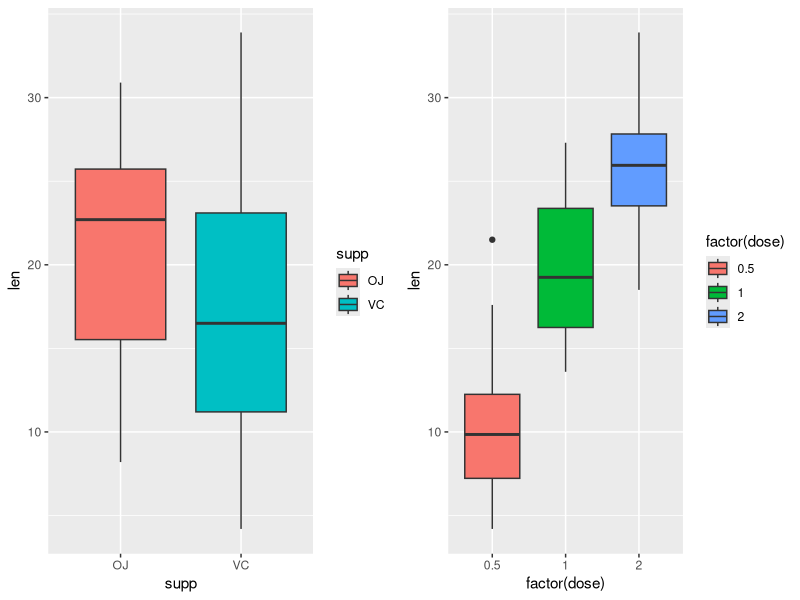

Reproduce this figure in R.
## ---- chunk 1
library(psych)
library(ggplot2)
library(gridExtra)
library(datasets)
data(ToothGrowth)
attach(ToothGrowth)
## ---- chunk 2
suppplot<-ggplot(aes(x = supp, y = len), data = ToothGrowth) + geom_boxplot(aes(fill = supp))

doseplot<-ggplot(aes(x = factor(dose), y =len), data = ToothGrowth) + 
        geom_boxplot(aes(fill = factor(dose)))

grid.arrange(suppplot, doseplot, ncol = 2)
## ---- chunk 3
head(ToothGrowth)
summary(ToothGrowth)
dose<-as.factor(dose)
describe(len)
table(supp,dose)
round(with(ToothGrowth, sapply(split(len, supp), mean)), 3)
aggregate(len, list(dose), mean)
aggregate(len, list(supp, dose), mean)
aggregate(len, list(supp, dose), sd)
## ---- chunk 4
# T Test by supplemant type
t.test(len ~ supp, data = ToothGrowth)

# T test by dose level 
Tooth.dose0.5_1.0 <- subset(ToothGrowth, dose %in% c(0.5, 1.0))
Tooth.dose0.5_2.0 <- subset(ToothGrowth, dose %in% c(0.5, 2.0))
Tooth.dose1.0_2.0 <- subset(ToothGrowth, dose %in% c(1.0, 2.0))

t.test(len ~ dose, data = Tooth.dose0.5_1.0)
t.test(len ~ dose, data = Tooth.dose0.5_2.0)
t.test(len ~ dose, data = Tooth.dose1.0_2.0)

# T test for supplement by dose level
Tooth.dose0.5 <- subset(ToothGrowth, dose == 0.5)
Tooth.dose1.0 <- subset(ToothGrowth, dose == 1.0)
Tooth.dose2.0 <- subset(ToothGrowth, dose == 2.0)

t.test(len ~ supp, data = Tooth.dose0.5)
t.test(len ~ supp, data = Tooth.dose1.0)
t.test(len ~ supp, data = Tooth.dose2.0)
